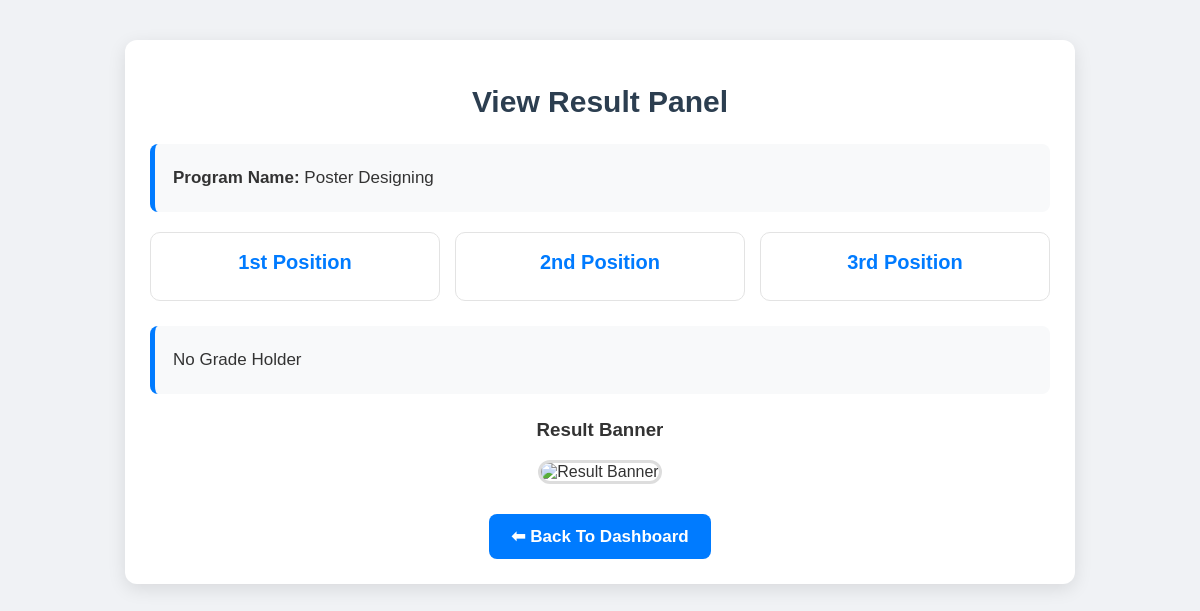
The page /wing-panel/result-view/8/ (signed in) on the database as committed earlier.
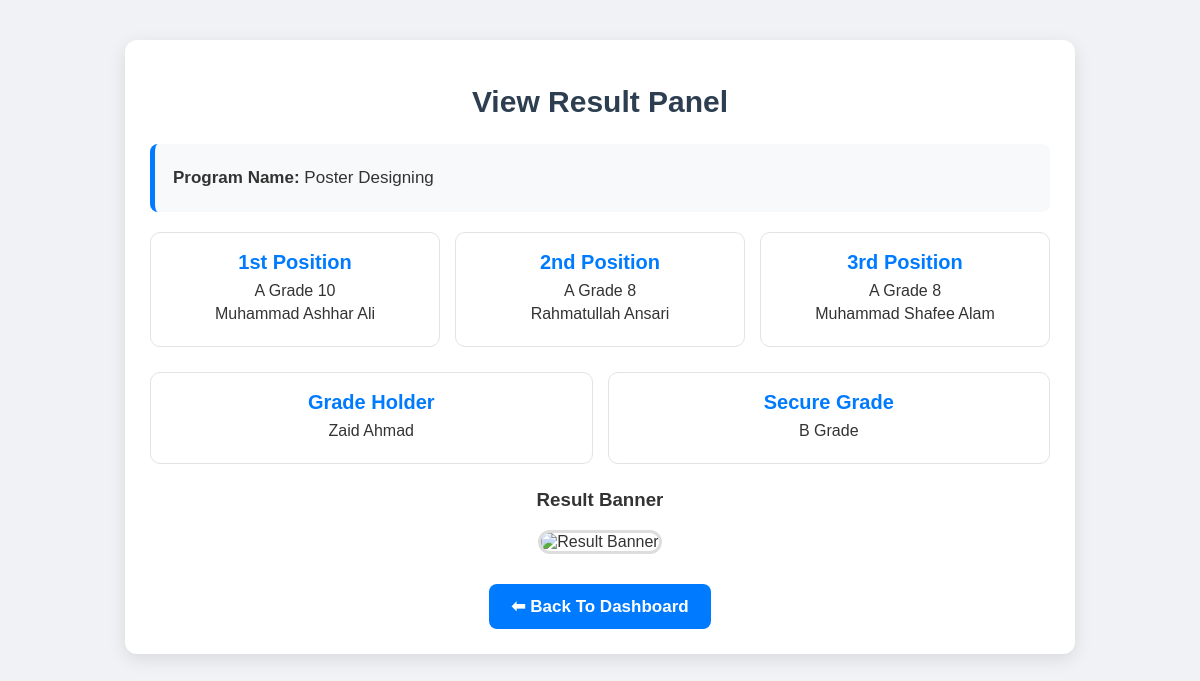
The same page on the database as committed later.
### wing_panel/models.py (models this page shows, shortened)
class Result_Bank_Model(models.Model):
    Result_Uploaded_By = models.ForeignKey(Wing_Model, on_delete=models.CASCADE)
    Result_Programe = models.ForeignKey(Program_Bank, on_delete=models.CASCADE)
    Position_Holder1 = models.ForeignKey(
        Candidates_Registration_Model,
        on_delete=models.CASCADE,
        related_name='position_holder_1',
        blank=True,
        null=True
        )
    Position_Holder1_Grade = models.CharField(max_length=250, default="No Grade", null=True, blank=True)
    Position_Holder1_Mark = models.IntegerField( default=0)
    Position_Holder2 = models.ForeignKey(
        Candidates_Registration_Model,
        on_delete=models.CASCADE,
        related_name='position_holder_2',
        blank=True,
        null=True
        )
    Position_Holder2_Grade = models.CharField(max_length=250,default="No Grade", null=True, blank=True)
    Position_Holder2_Mark = models.IntegerField(default=0)
    Position_Holder3 = models.ForeignKey(
        Candidates_Registration_Model,
        on_delete=models.CASCADE,
        related_name='position_holder_3',
        blank=True,
        null=True
        )
    Position_Holder3_Grade = models.CharField(max_length=250,default="No Grade", null=True, blank=True)
    Position_Holder3_Mark = models.IntegerField(default= 0)
    Grande_Holder = models.ForeignKey(
        Candidates_Registration_Model,
        blank=True, null=True,
        on_delete=models.CASCADE,
        related_name="Grande_Holder"
        )
    Secure_Grade = models.CharField(default='No Grade',max_length=250)
    Grande_Holder_Mark = models.IntegerField(default= 0)

class Candidates_Registration_Model(models.Model):
    Candidates_Name = models.ForeignKey(Student_Model,on_delete = models.CASCADE)
    Registered_Programe = models.ForeignKey(Program_Bank, on_delete=models.CASCADE)

### admin_panel/models.py (models this page shows, shortened)
class Student_Model(models.Model):
    user_Stn = models.OneToOneField(User, on_delete=models.CASCADE)  # link with login user
    Student_Add_no = models.CharField(max_length=50, unique=True)
    Student_Name = models.CharField(max_length=250)
    Student_Phone = models.CharField(max_length=15)
    Student_Position = models.CharField(max_length=100)
    Student_Goal = models.CharField(max_length=250, null=True, blank=True)
    Student_Dob = models.DateField(default="2010-08-10")
    Student_Father = models.CharField(max_length=250)
    Student_Address = models.CharField(max_length=250)
    Student_Img = models.ImageField(upload_to='student_Box/')
    is_Controller = models.BooleanField(null=True, blank=True, default=False)
    Total_OutReachs = models.IntegerField(default=0)
    Total_Anjuman_e_Huda = models.IntegerField(default=0)
    Total_Self_Creations = models.IntegerField(default=0)
    Total_ClassProgrames = models.IntegerField(default=0)
    Total_Registered = models.IntegerField(default=0)
    Total_ReSulted = models.IntegerField(default=0)
    Tatal_Points = models.IntegerField(default=0)
    Total_OutReachPoints = models.IntegerField(default=0)
    Total_SelfCreationPoints = models.IntegerField(default=0)
    Total_ClassProgramesPoints = models.IntegerField(default=0)
    Total_AnjumanHudaPoints = models.IntegerField(default=0)

### wing_panel/views.py (the view)
# urls.py: path('result-view/<int:programe_id>/', views.View_Programe_Results, name="View_Programe_Results"),
@login_required
def View_Programe_Results(request, programe_id):
    wing_Ojt = Wing_Model.objects.get(wing_user=request.user)
    Selected_Programe = Program_Bank.objects.get(id=programe_id)
    Result_Objt = Result_Bank_Model.objects.filter(
        Result_Programe=Selected_Programe
    ).first()
    context = {
        "Selected_Programe": Selected_Programe,
        "Result_Objt": Result_Objt
    }
    return render(request, "ViewResults.html", context)

### templates/ViewResults.html (shortened to what this page needs)
<!DOCTYPE html>
<html lang="en">
<head>
</head>
<body>
    <div class="container">
        <h1>View Result Panel</h1>
        <div class="info-box">
            <p><strong>Program Name:</strong> {{ Selected_Programe.Program_name }}</p>
        </div>
        <div class="positions">
            <div class="card">
                <div class="card-title">1st Position</div>
                <span class="badge badge-success">{{Result_Objt.Position_Holder1_Grade}}</span>
                <span class="badge badge-success">{{Result_Objt.Position_Holder1_Mark}}</span>
                <p>{{ Result_Objt.Position_Holder1.Candidates_Name.Student_Name }}</p>
            </div>
            <div class="card">
                <div class="card-title">2nd Position</div>
                <span class="badge badge-success">{{Result_Objt.Position_Holder2_Grade}}</span>
                <span class="badge badge-success">{{Result_Objt.Position_Holder2_Mark}}</span>
                <p>{{ Result_Objt.Position_Holder2.Candidates_Name.Student_Name }}</p>
            </div>
            <div class="card">
                <div class="card-title">3rd Position</div>
                <span class="badge badge-success">{{Result_Objt.Position_Holder2_Grade}}</span>
                <span class="badge badge-success">{{Result_Objt.Position_Holder2_Mark}}</span>
                <p>{{ Result_Objt.Position_Holder3.Candidates_Name.Student_Name }}</p>
            </div>
        </div>
        {% if Result_Objt.Grande_Holder %}
        <div class="positions">
            <div class="card">
                <div class="card-title">Grade Holder</div>
                <p>{{ Result_Objt.Grande_Holder.Candidates_Name.Student_Name }}</p>
            </div>
            <div class="card">
                <div class="card-title">Secure Grade</div>
                <p>{{ Result_Objt.Secure_Grade }}</p>
            </div>
        </div>
        {% else %}
        <div class="info-box">
            <p>No Grade Holder</p>
        </div>
        {% endif %}
        <div class="banner">
            <h3>Result Banner</h3>
            {% if Selected_Programe.Program_poster %}
            <img src="{{ Result_Objt.Program_poster.url }}" alt="Result Banner">
            {% else %}
            <p>No Banner Uploaded</p>
            {% endif %}
        </div>
        <div class="back-btn">
            <a href="{% url 'Wing_DashBoard' %}">⬅ Back To Dashboard</a>
        </div>
    </div>
</body>
</html>

Rows that differ between the two databases and show on the page:
added Result_Bank_Model: Position_Holder1_Grade "A Grade", Position_Holder1_Mark "10", Position_Holder1.Candidates_Name.Student_Name "Muhammad Ashhar Ali", Position_Holder2_Grade "A Grade", Position_Holder2_Mark "8", Position_Holder2.Candidates_Name.Student_Name "Rahmatullah Ansari", Position_Holder3.Candidates_Name.Student_Name "Muhammad Shafee Alam", Grande_Holder.Candidates_Name.Student_Name "Zaid Ahmad", Secure_Grade "B Grade"
Other text that changed with them:
text no longer shown: "No Grade Holder"
text now shown: "Grade Holder Secure Grade"
